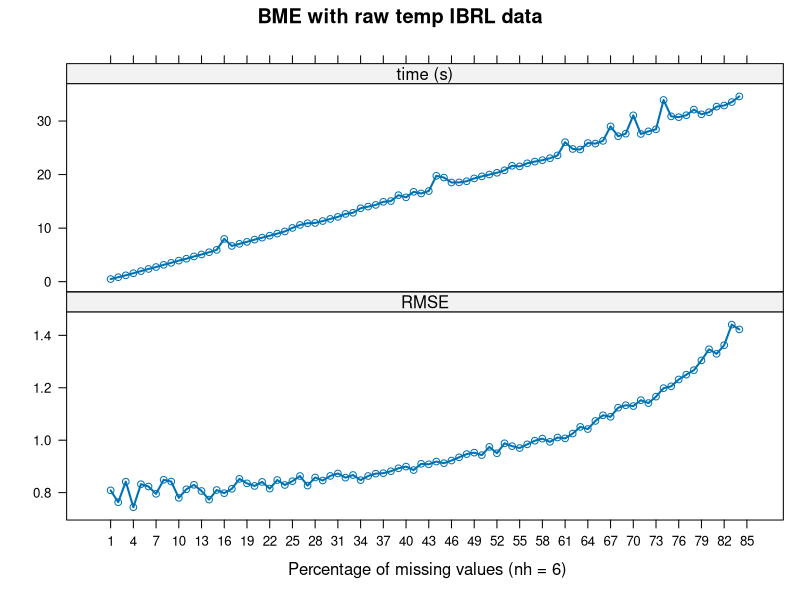
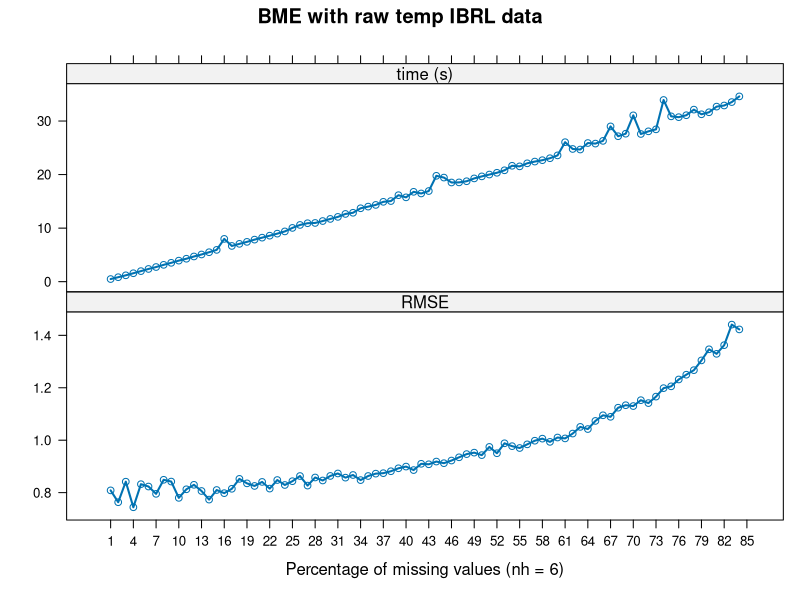
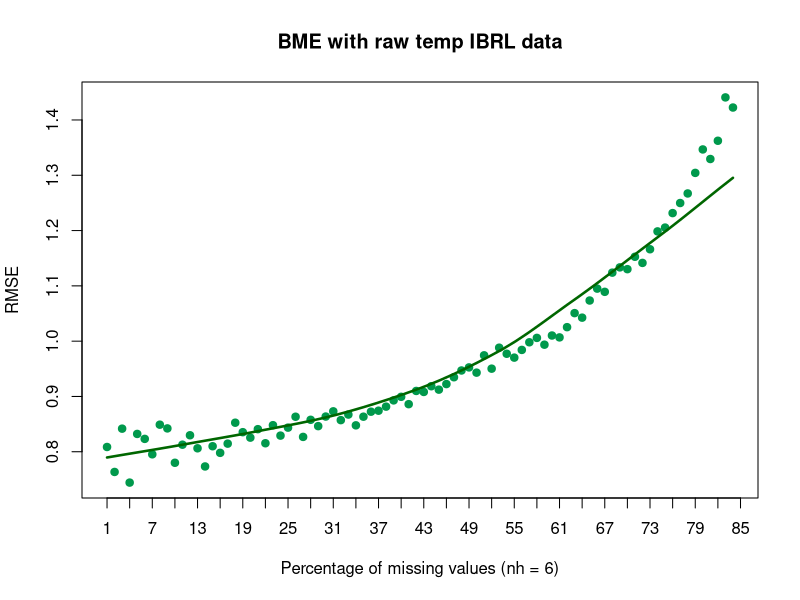
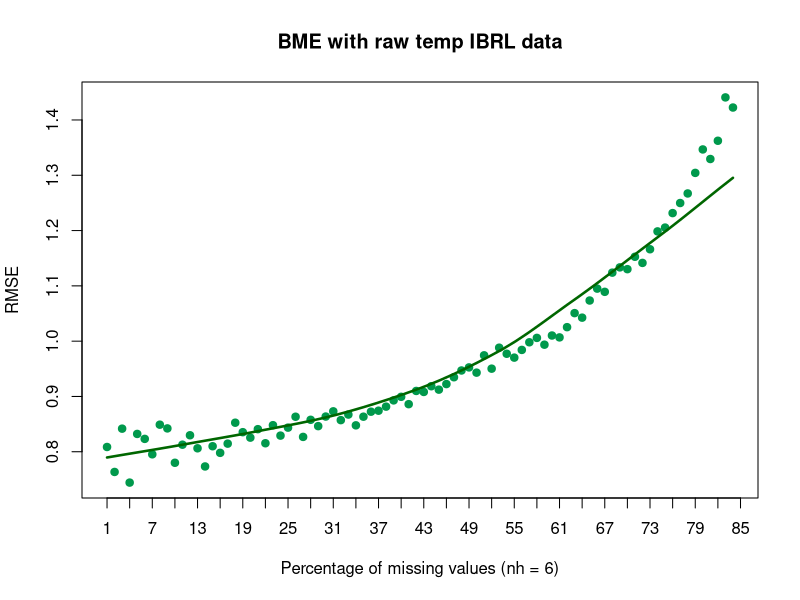

Source code (R) for these figures, in order:
df <- read.table("fig10NAchangesNH6.csv", sep=",", head=F)
names(df)[2:5] = c("MAPE", "RMSE", "CVRMSE", "time")
df = df[1:84,]
## op1 

library("ggplot2")
library("lattice")
library("reshape")
dat.m <- melt(df, measure.vars = c("RMSE","time"))
dat.m <- dat.m[,-c(2,3)]
levels(dat.m$variable) = c("RMSE", "time (s)")
xyplot(value~V1|variable, data = dat.m, 
       layout = c(1,(ncol(dat.m))-1), 
       lwd=2, pch=1, type="b",
       scales = list(y = list(relation = "free", rot=0),
                     x = list(at= seq(1,85,3))), xlab =" Percentage of missing values (nh = 6)", ylab="", main="BME with raw temp IBRL data")

dev.off()
svg(filename="fig10-opt1.svg", width = 12, height = 8, pointsize = 12)
xyplot(value~V1|variable, data = dat.m, 
       layout = c(1,(ncol(dat.m))-1), 
       lwd=2, pch=1, type="b",
       scales = list(y = list(relation = "free", rot=0),
                     x = list(at= seq(1,85,3))), xlab ="Percentage of missing values (nh = 6)", ylab="", main="BME with raw temp IBRL data")

dev.off()


## op2

plot(df$V1, df$RMSE,ylab ="RMSE", xlab ="Percentage of missing values (nh = 6)"
, main="BME with raw temp IBRL data"#, ylim = c(4.003,4.027)
, col="#00994C", pch = 19, xaxt="n"
)
axis(1, at = seq(1,85,3))
with(df, lines(loess.smooth(V1, RMSE),col = "#006600", lwd=2.5))


dev.off()
svg(filename="fig10-opt2.svg", width = 12, height = 8, pointsize = 12)
plot(df$V1, df$RMSE,ylab ="RMSE", xlab ="Percentage of missing values (nh = 6)"
     , main="BME with raw temp IBRL data"#, ylim = c(4.003,4.027)
     , col="#00994C", pch = 19, xaxt="n"
)
axis(1, at = seq(1,85,3))
with(df, lines(loess.smooth(V1, RMSE),col = "#006600", lwd=2.5))
dev.off()
